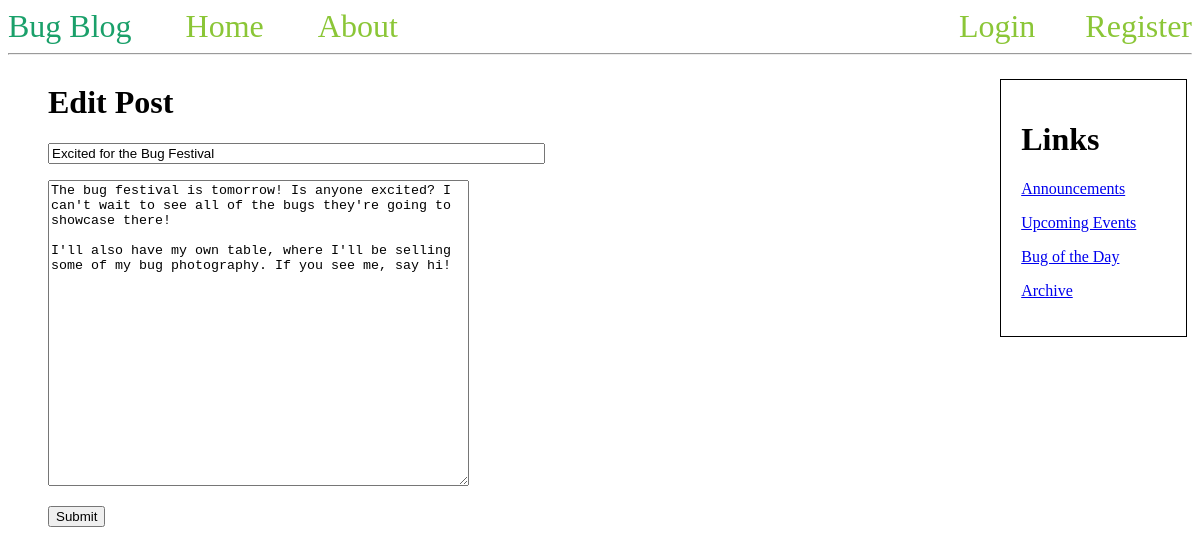
The app's page /edit/4 with its own data.
### tables this page shows
CREATE TABLE posts (
    id INTEGER PRIMARY KEY AUTOINCREMENT,
    created TIMESTAMP NOT NULL DEFAULT CURRENT_TIMESTAMP,
    username TEXT NOT NULL,
    title TEXT NOT NULL,
    content TEXT NOT NULL,
    FOREIGN KEY (username) REFERENCES users(username)
);

### app.py (the view)
@app.route("/edit/<int:post_id>", methods=('GET', 'POST'))
def edit(post_id):
    form = PostForm()
    post = db.select('SELECT * FROM posts WHERE id = ?', (post_id,), True)
    if post is None:
        return redirect(url_for('home'))
    if form.validate_on_submit():
        db.execute('UPDATE posts SET title = ?, content = ?'
                   ' WHERE id = ?',
                   (form.title.data, form.content.data, post_id))
        return redirect(url_for('home'))
    form.title.data = post['title']
    form.content.data = post['content']
    return render_template('edit.html', form=form)

### forms.py
class PostForm(FlaskForm):
    title = StringField('Title', [InputRequired()])
    content = TextAreaField('Content', [InputRequired()])

### database/db.py (called while the page is built)
def get_connection():
    conn = sqlite3.connect(NAME + '.db')
    try:
        conn.execute('SELECT * from posts').fetchall()
    except sqlite3.OperationalError:
        initialize()
    conn.row_factory = sqlite3.Row
    return conn

def select(query, args, one):
    conn = get_connection()
    if one:
        result = conn.execute(query, args).fetchone()
    else:
        result = conn.execute(query, args).fetchall()
    conn.close()
    return result

### templates/edit.html (shortened to what this page needs)
{% extends 'base.html' %}
{% block content %}
<h1>{% block title %} Edit Post {% endblock %}</h1>
<form method="POST">
    <p>{{ form.title(placeholder="Title", size='59') }}</p>
    <p>{{ form.content(rows='20',cols='50',placeholder="Content") }}</p>
    <p><input type="submit" value="Submit"></p>
</form>
{% endblock %}

### records on screen
posts: title "Excited for the Bug Festival", content "The bug festival is tomorrow! Is anyone excited? I can't wait to see all of the bugs they're going to showcase there! I'll also have my own table, where I'll be selling some of my bug photography. If you see me, say hi!"
